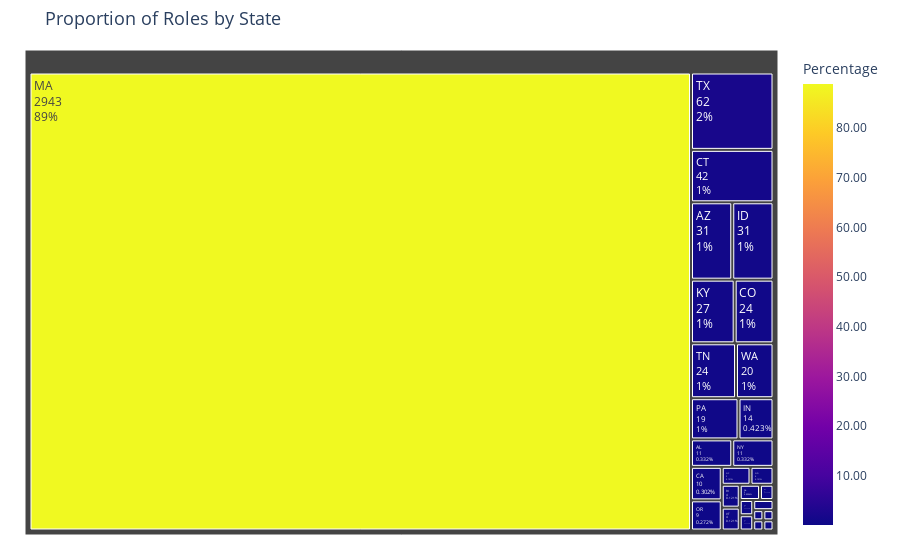

Notebook source saved alongside this figure:
### Code cell
# Calculate state proportions
plotdata_state = hr_data_df['State'].value_counts().reset_index()
plotdata_state.columns = ['State', 'Count']  # Rename columns for clarity
plotdata_state['Pct'] = ((plotdata_state['Count'] / plotdata_state['Count'].sum()) * 100).round(2)

# Create treemap for roles by state
fig = px.treemap(
    plotdata_state,
    values='Count',  # Use count for sizing
    path=['State'],  # Use state as the hierarchy
    color='Pct',  # Color based on percentage
    color_continuous_scale=px.colors.sequential.Plasma,  # Use sequential color scale
    title='Proportion of Roles by State'
)

# Add hover info and formatting
fig.update_traces(
    hovertemplate='<b>State:</b> %{label}<br>' +
                  '<b>Count:</b> %{value}<br>' +
                  '<b>Percentage:</b> %{color:.2f}%',
    textinfo='label+value+percent entry'
)

# Update layout for better readability
fig.update_layout(
    title_font_size=18,
    margin=dict(t=50, l=25, r=25, b=25),
    coloraxis_colorbar=dict(
        title='Percentage',
        tickformat=".2f"
    )
)

# Show the plot
fig.show()

### Figure 1 — Plotly figure (JSON) as saved in the notebook; plotly's stock layout.template omitted (floating-point values rounded to 4 significant figures)
{"data": [{"branchvalues": "total", "customdata": [[0.33], [0.94], [0.3], [0.73], [1.27], [0.03], [0.09], [0.94], [0.42], [0.82], [88.91], [0.06], [0.03], [0.15], [0.12], [0.06], [0.03], [0.33], [0.03], [0.27], [0.57], [0.12], [0.73], [1.87], [0.06], [0.06], [0.12], [0.6]], "domain": {"x": [0, 1], "y": [0, 1]}, "hovertemplate": "<b>State:</b> %{label}<br><b>Count:</b> %{value}<br><b>Percentage:</b> %{color:.2f}%", "ids": ["AL", "AZ", "CA", "CO", "CT", "FL", "GA", "ID", "IN", "KY", "MA", "ME", "MT", "NC", "ND", "NH", "NV", "NY", "OH", "OR", "PA", "RI", "TN", "TX", "UT", "VA", "VT", "WA"], "labels": ["AL", "AZ", "CA", "CO", "CT", "FL", "GA", "ID", "IN", "KY", "MA", "ME", "MT", "NC", "ND", "NH", "NV", "NY", "OH", "OR", "PA", "RI", "TN", "TX", "UT", "VA", "VT", "WA"], "marker": {"coloraxis": "coloraxis", "colors": [0.33, 0.94, 0.3, 0.73, 1.27, 0.03, 0.09, 0.94, 0.42, 0.82, 88.91, 0.06, 0.03, 0.15, 0.12, 0.06, 0.03, 0.33, 0.03, 0.27, 0.57, 0.12, 0.73, 1.87, 0.06, 0.06, 0.12, 0.6]}, "name": "", "parents": ["", "", "", "", "", "", "", "", "", "", "", "", "", "", "", "", "", "", "", "", "", "", "", "", "", "", "", ""], "textinfo": "label+value+percent entry", "type": "treemap", "values": [11, 31, 10, 24, 42, 1, 3, 31, 14, 27, 2943, 2, 1, 5, 4, 2, 1, 11, 1, 9, 19, 4, 24, 62, 2, 2, 4, 20]}], "layout": {"coloraxis": {"colorbar": {"tickformat": ".2f", "title": {"text": "Percentage"}}, "colorscale": [[0, "#0d0887"], [0.1111, "#46039f"], [0.2222, "#7201a8"], [0.3333, "#9c179e"], [0.4444, "#bd3786"], [0.5556, "#d8576b"], [0.6667, "#ed7953"], [0.7778, "#fb9f3a"], [0.8889, "#fdca26"], [1, "#f0f921"]]}, "legend": {"tracegroupgap": 0}, "margin": {"b": 25, "l": 25, "r": 25, "t": 50}, "title": {"font": {"size": 18}, "text": "Proportion of Roles by State"}}}
